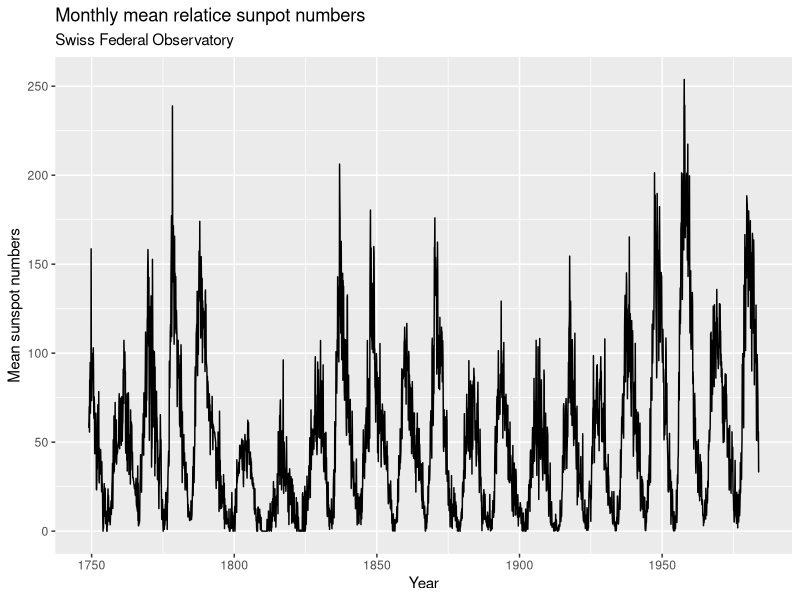
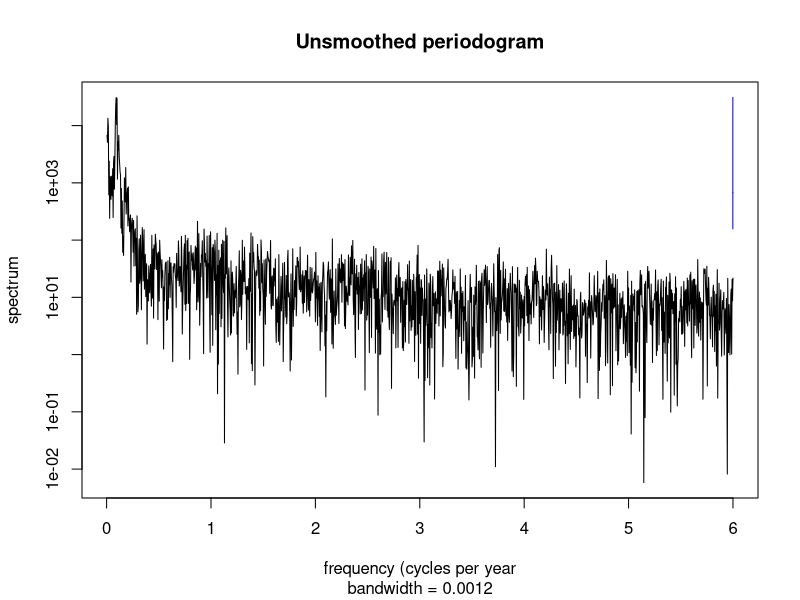
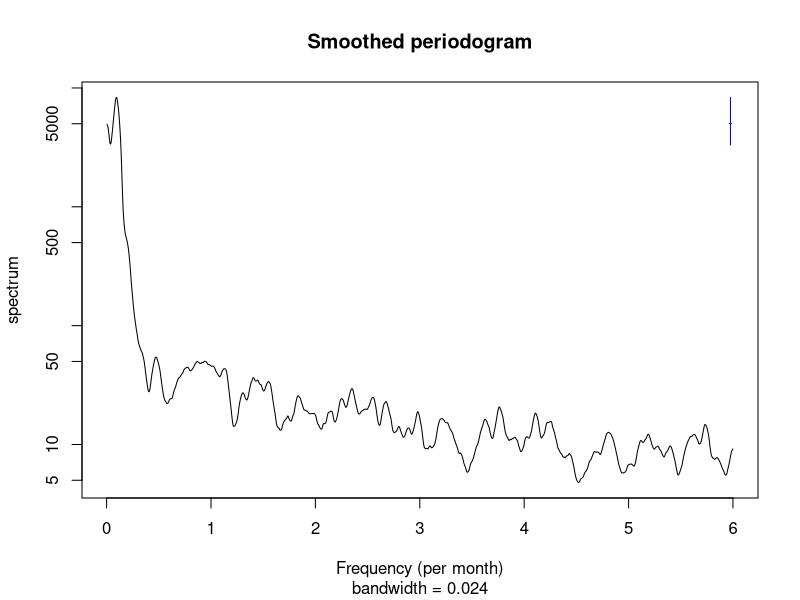
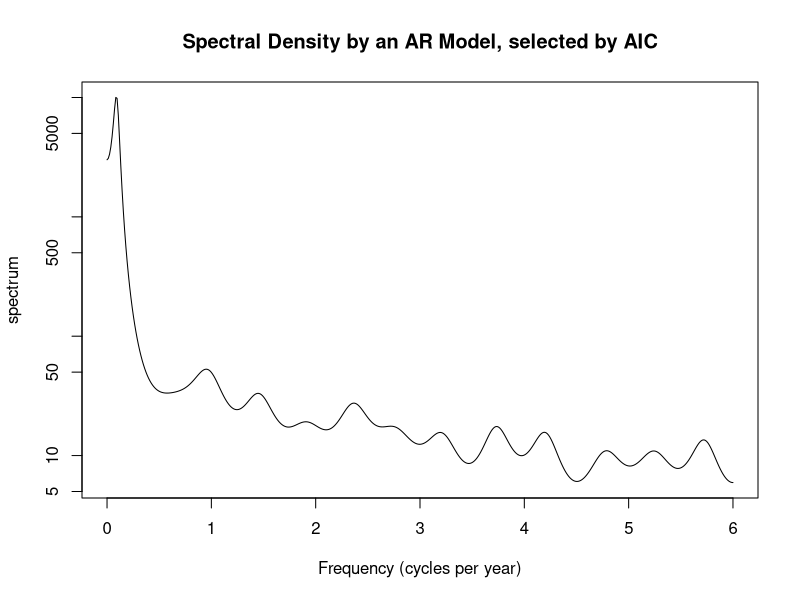

Recreate these plots in R, in order.
## ---- chunk 1
knitr::opts_chunk$set(echo = TRUE)
## ---- chunk 2
library(dplyr)
library(ggplot2)
library(forecast)
## ---- chunk 3
# Load data
data("sunspots")

# Create timestamps
start_date <- as.Date("1749-01-01") # Start date 
end_date <- as.Date("1983-12-01")   # End date of the dataset
timestamps <- seq(start_date, end_date, by = "month")

# Create dataframe
df <- data.frame(
  month = timestamps,
  spots = sunspots
)

# Print first few rows of the dataframe
head(df)
## ---- chunk 4
plot.1 <- ggplot(data = df, aes(x = month, y = spots)) + 
  
  geom_line()  +
  
  labs(title = "Monthly mean relatice sunpot numbers", 
       subtitle = "Swiss Federal Observatory",
       x = "Year",
       y = "Mean sunspot numbers")  

plot.1
## ---- chunk 5
unsmoothed_spectrum<-spectrum(df$spots, main = "Unsmoothed periodogram",
  xlab="frequency (cycles per year")
unsmoothed_freq <- unsmoothed_spectrum$freq[which.max(unsmoothed_spectrum$spec)]
unsmoothed_freq
1/unsmoothed_freq
## ---- chunk 6
smoothed_spectrum <- spectrum(df$spots, spans=c(15, 15), main = "Smoothed periodogram", xlab="Frequency (per month)")
freq <- smoothed_spectrum$freq[which.max(smoothed_spectrum$spec)]
freq
1/freq
## ---- chunk 7
ar_spectrum <- spectrum(df$spots, method = "ar",
                         main = "Spectral Density by an AR Model, selected by AIC",
                         xlab = "Frequency (cycles per year)")
ar_freq <- ar_spectrum$freq[which.max(ar_spectrum $spec)]
ar_freq
1/ar_freq
